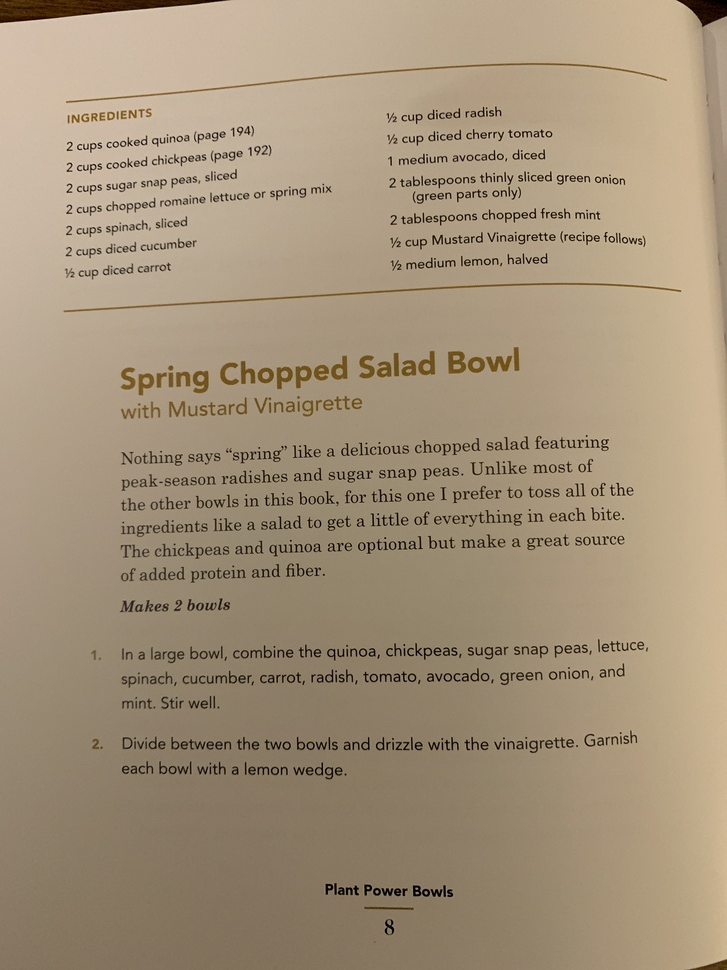
#> input picture tmpimage.jpg, 727 x 970 px, shrunk from 3024 x 4032 before the run
$ python ocr_functions.py
#> lines starting #> are read from the running program, lines starting #| are printed output that depends on the picture; after the words box and inside, x2 and y2 are one past the last pixel; in counts of white or black regions, pixels touching at a corner belong together
# Notes from:
# Python Tutorials for Digital Humanities
# https://www.youtube.com/watch?v=ADV-AjAXHdc&t=1337
import cv2

filename = "tmpimage.jpg"
img = cv2.imread(filename)
#> img is the input picture: shape (970, 727, 3); mean B, G, R 121.7, 146.5, 163.8

# invert image
inverted_image = cv2.bitwise_not(img)
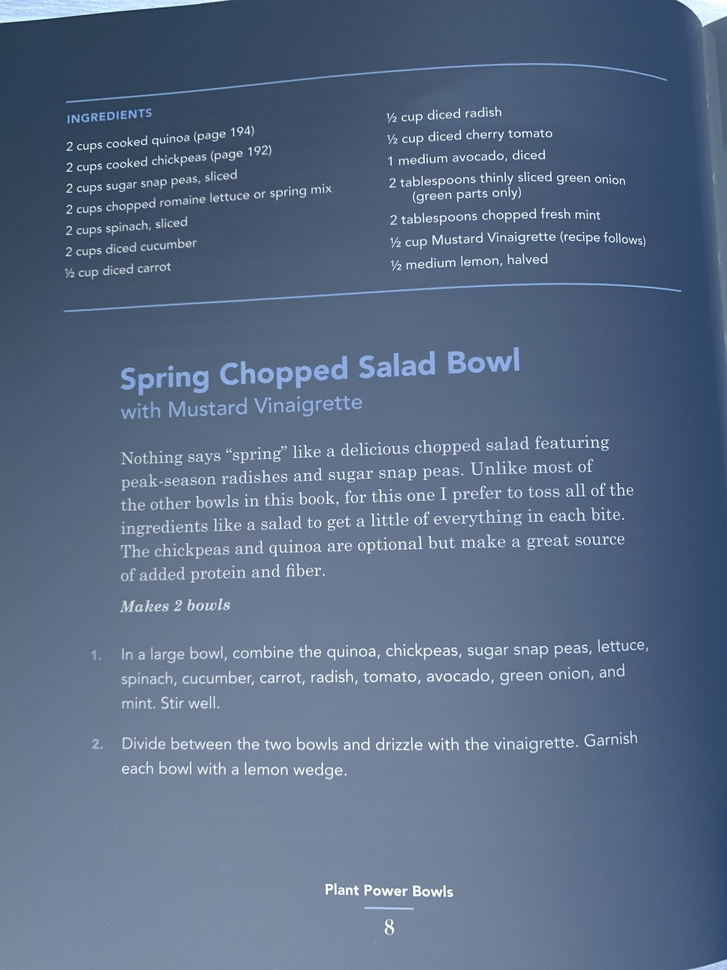
#> inverted_image: shape (970, 727, 3); mean B, G, R 133.3, 108.5, 91.2
cv2.imwrite("inverted.jpg", inverted_image)

def grayscale(image):
    return cv2.cvtColor(image, cv2.COLOR_BGR2GRAY)
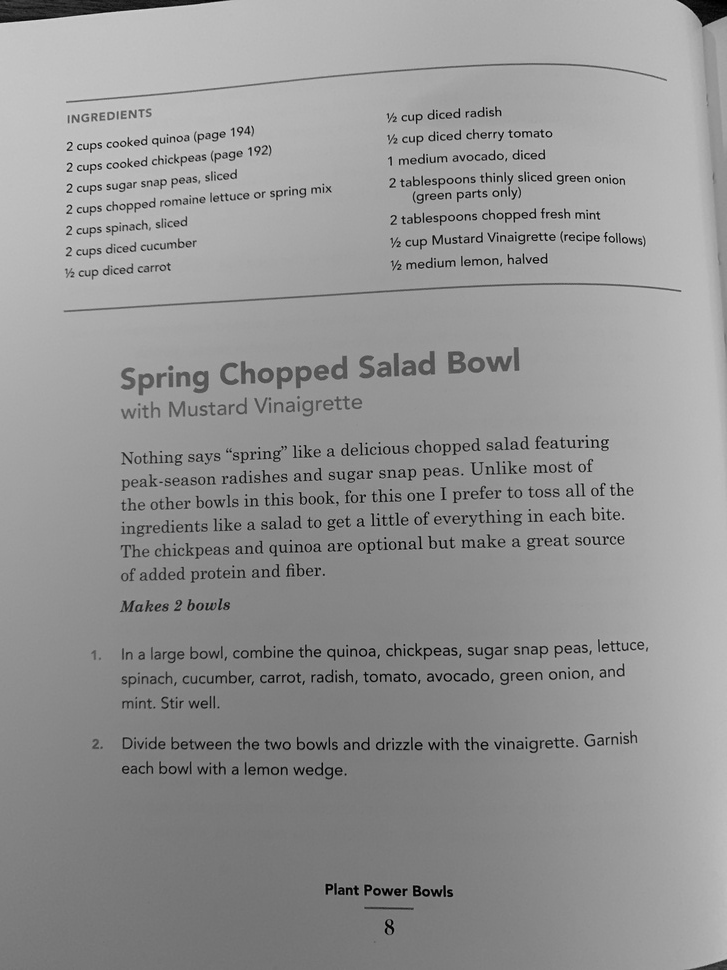
#> returned value: shape (970, 727); min 0, max 218, mean 148.8

gray_image = grayscale(img)
cv2.imwrite("gray.jpg", gray_image)

# What's thresh here?
thresh, im_bw = cv2.threshold(gray_image, 150, 200, cv2.THRESH_BINARY)
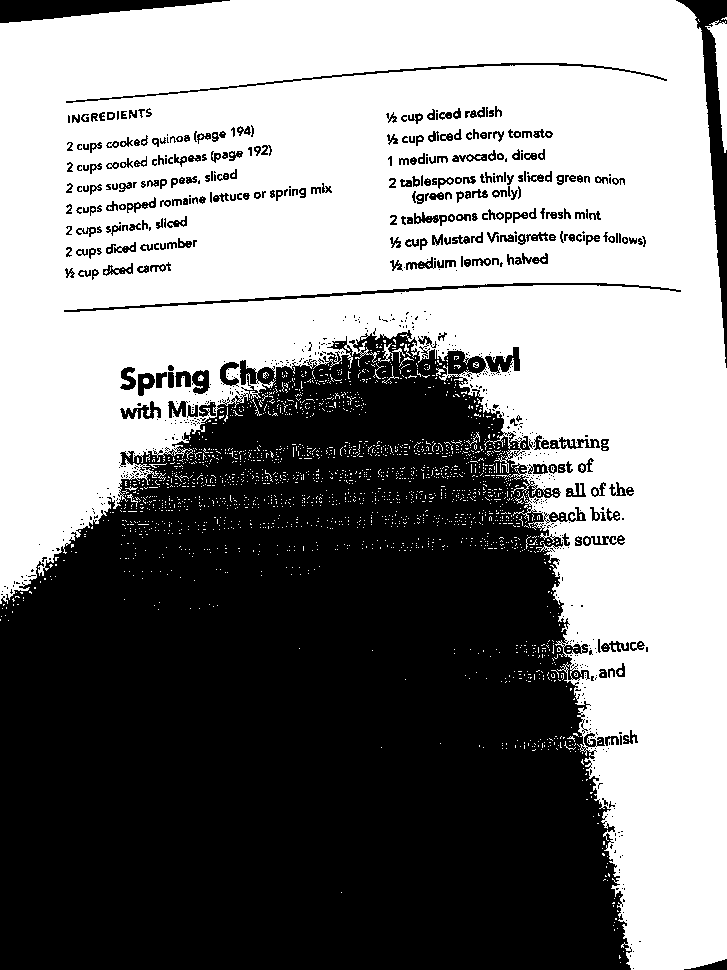
#> im_bw: shape (970, 727); values 0 (black) and 200 (white), 52.2% white; 778 black regions (492 under 20 px), largest, box (x1, y1, x2, y2) and area: (0, 330, 632, 970) 309176, (676, 0, 727, 368) 4324, (0, 0, 230, 23) 2807
cv2.imwrite("b2_image.jpg", im_bw)
